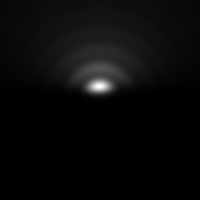
%> input picture nSSM.tif, 200 x 200 px
$ octave Eliminate_side_lobe.m   (GNU Octave 9; MATLAB toolbox functions it lacks are replaced by stand-ins)
%> lines starting %> are read from the running program, lines starting %| are printed output that depends on the picture
### image_upsample.m

%%%%%%矩阵数据的扩充
%%%%%%数据输入格式：【扩充后的矩阵】=image_upsample（要扩充的数据，需要扩充到的行维度）


function [data_upsample]=image_upsample(image,kama)

[M,N]=size(image);
kama_x=kama/N;
kama_y=kama/M;
y=1:M;  x=1:N;  [X,Y]=meshgrid(x,y);
% f = fspecial('gaussian',[3 3],0.5); %高斯模板
% image1_smooth = imfilter(image,f,'same');%高斯滤波
% subplot(221);imshow(image1_smooth);
yi=1:(M-1)/(kama_x.*M-1):M;
xi=1:(N-1)/(kama_y.*N-1):N;
[XI,YI]=meshgrid(xi,yi);
data_upsample=interp2(X,Y,image,XI,YI,'cubic');% 双立方插值进行图像的上采样
end

### Eliminate_side_lobe.m
clear;close all;clc
%%%Eliminate the sidelobes

nSSM=double(imread('nSSM.tif'));%pixel size 10 nm
%> nSSM: size 200x200 double; min 0, max 255, mean 9.4; mean of the top-left, top-right, bottom-left and bottom-right quarters 19.1, 18.5, 0, 0

[nSSM]=image_upsample(nSSM,200);%pixel size 10 nm
gauss=double(imread('gauss.tif'));%pixel size 10 nm
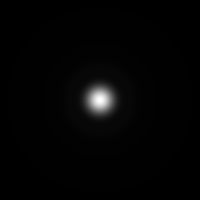
%> input picture gauss.tif, 200 x 200 px
%> gauss: size 200x200 double; min 0, max 255, mean 4.2; mean of the top-left, top-right, bottom-left and bottom-right quarters 4.2, 4.2, 4.2, 4.2

kama=2;
%% load PSF
main=imread('main.tif');
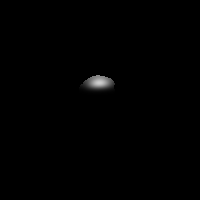
%> input picture main.tif, 200 x 200 px
main=main(:,:,1:3);
main=rgb2gray(main);
%> main: size 200x200 uint8
main=double(main);
%> main: size 200x200 double
[m,n]=size(main);
%> m = 200; n = 200
% main=main./max(max(main));
main=image_upsample(main,kama*m);
side=imread('side.tif');
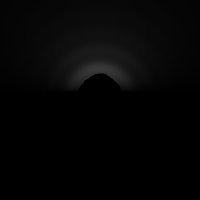
%> input picture side.tif, 200 x 200 px
side=side(:,:,1:3);
side=rgb2gray(side);
%> side: size 200x200 uint8
side=double(side);
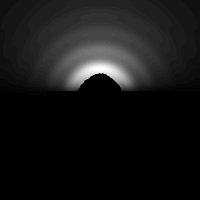
%> side: size 200x200 double; min 0, max 57, mean 4.9; mean of the top-left, top-right, bottom-left and bottom-right quarters 9.9, 9.8, 0, 0; drawn with min black and max white
[m,n]=size(side);
% side=main./max(max(side));
side=image_upsample(side,kama*m);
main_side=1.0*main-0.36*side;
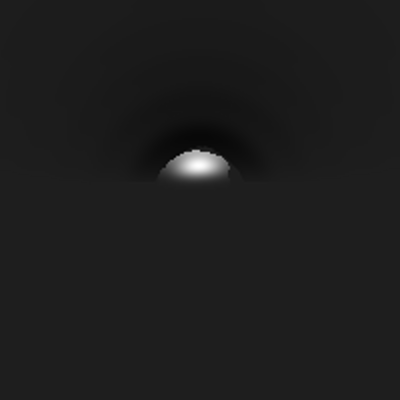
%> main_side: size 400x400 double; min -28.22, max 205.4, mean -0.7; drawn with min black and max white
% figure;
% subplot(131);pcolor(main_side);shading flat;axis equal off;colormap(jet);title('运算PSF')
%% load image A
%> (the run ends here)
